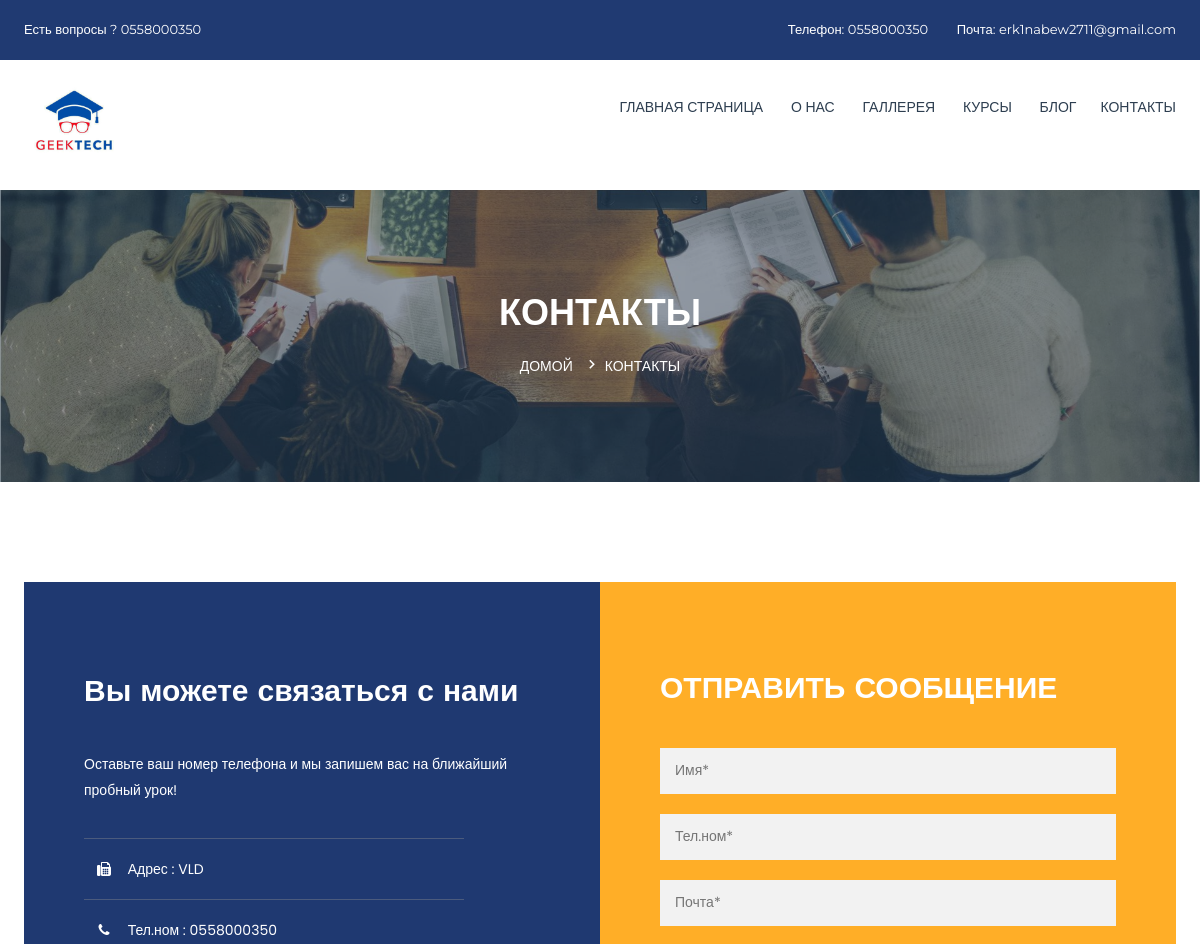
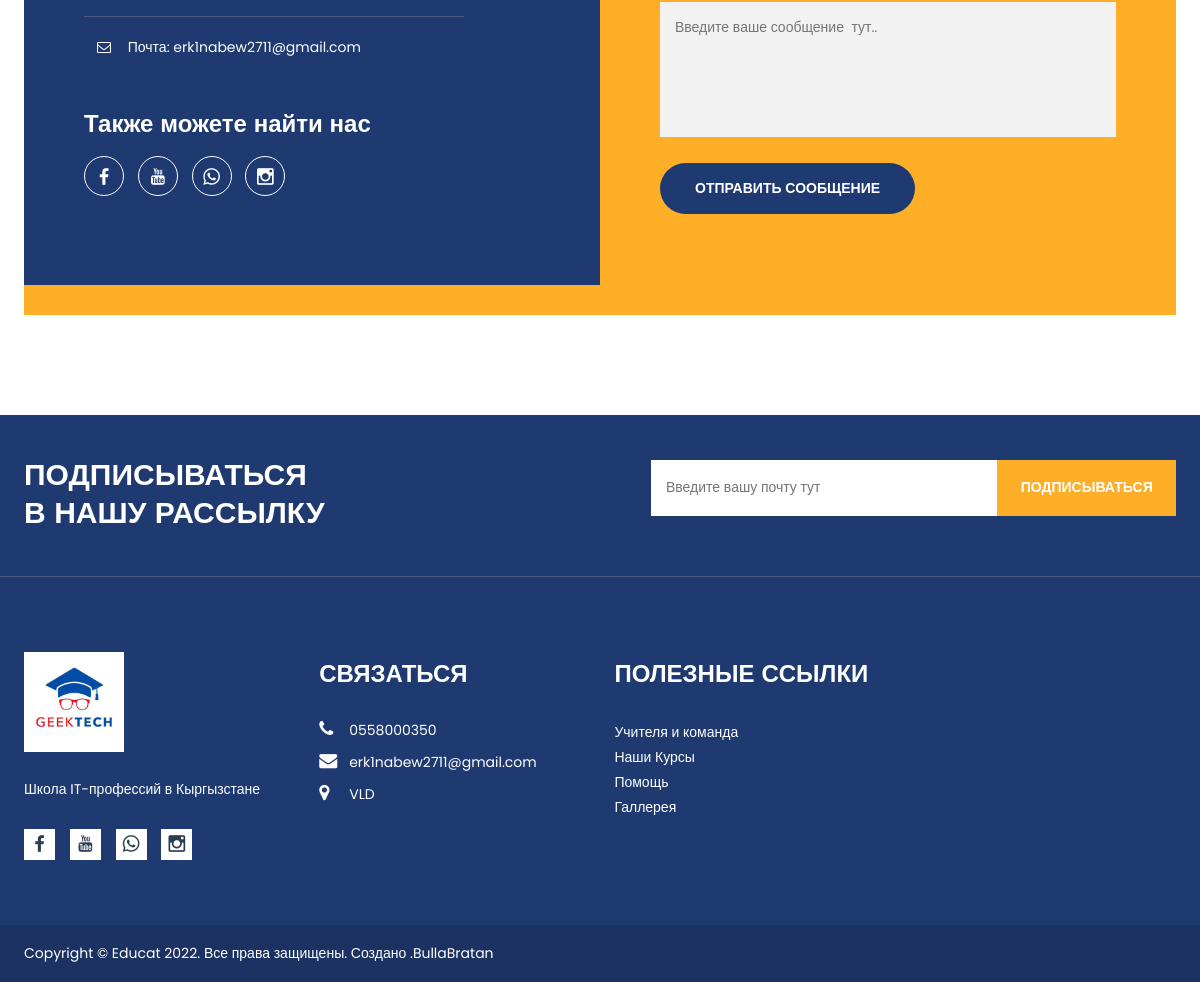
The app's page /contact/, older data (2 pictures, top to bottom).
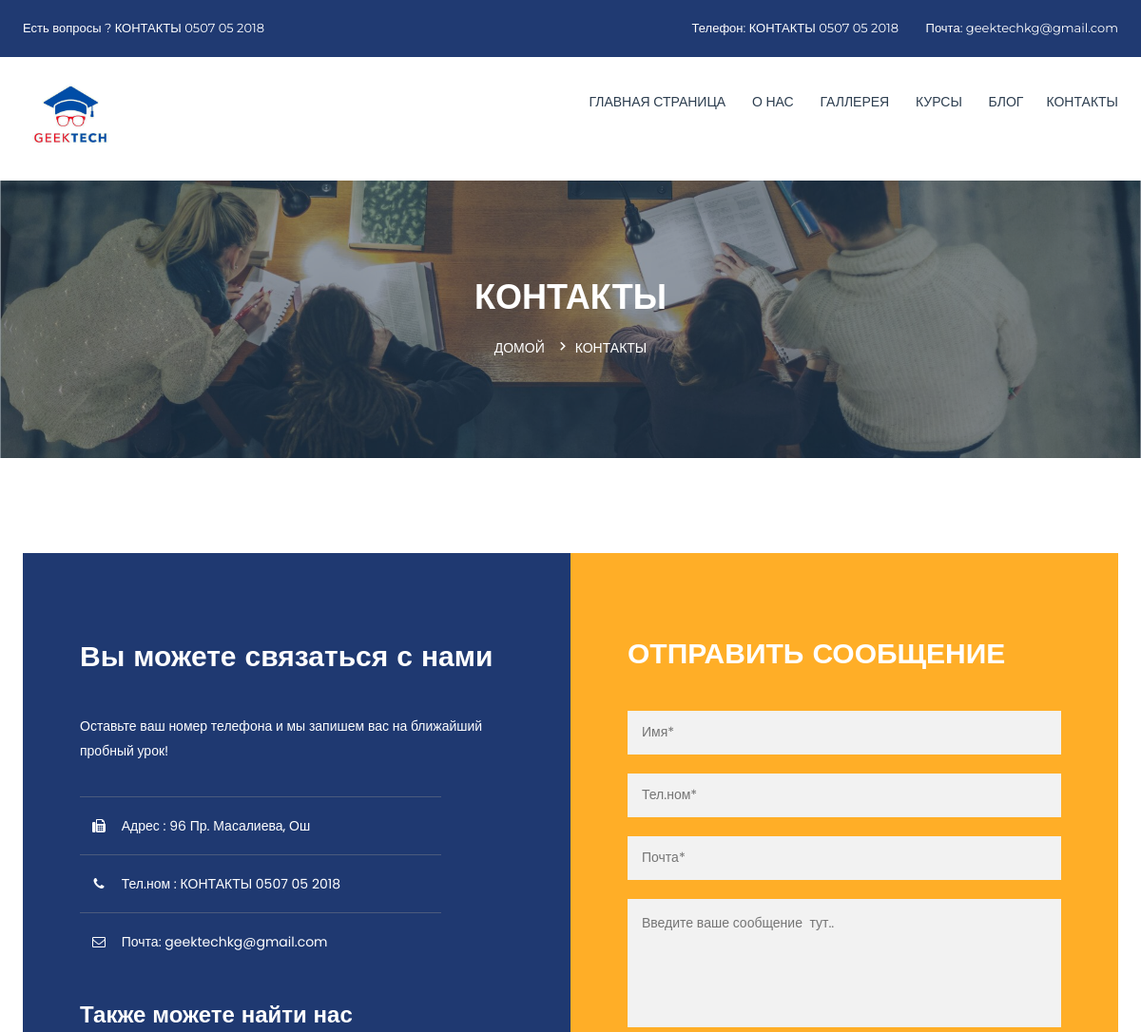
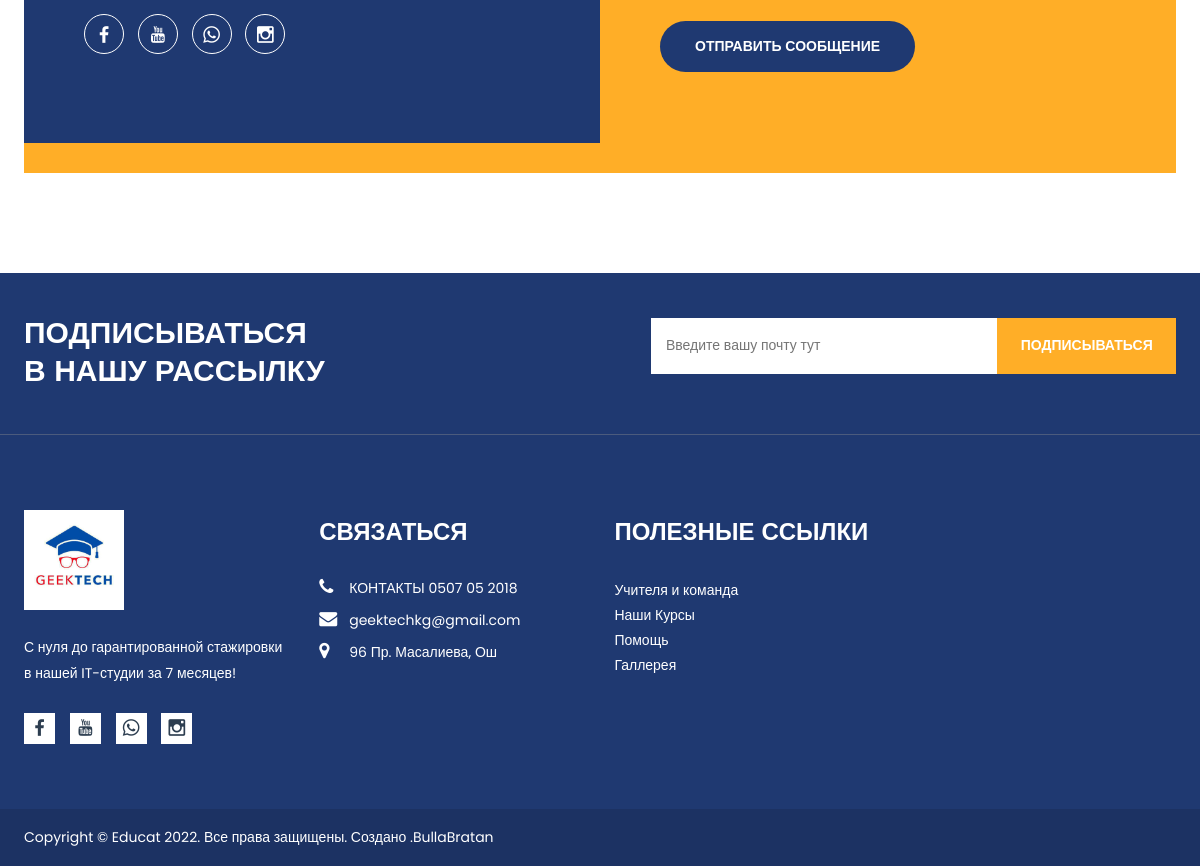
The same page, newer data (2 pictures, top to bottom).
### apps/contacts/models.py (models this page shows, shortened)
class Contacts(models.Model):
    address = models.CharField(
        max_length = 255,
        verbose_name="Адрес: "
    )
    phone = models.CharField(
        max_length=255,
        verbose_name="Тел.ном: "
    )
    email = models.CharField(
        max_length=255,
        verbose_name="Почта: "
    )
    faceebook = models.URLField(
        verbose_name="Facebook",
        blank=True, null=True
    )
    instagram = models.URLField(
        verbose_name="Instagram",
        blank=True, null=True
    )
    youtube = models.URLField(
        verbose_name="YouTube",
        blank=True, null=True
    )
    whatsapp = models.URLField(
        verbose_name="WhatsApp",
        blank=True, null=True
    )
    class Meta:
        verbose_name = "Контакты"
        verbose_name_plural = "Контакты"

### apps/settings/models.py (models this page shows, shortened)
class Settins(models.Model):
    image = models.ImageField(
        upload_to='Site_image',
        verbose_name="Логотип"
    )
    name = models.CharField(
        max_length=255,
        verbose_name="Название сайта"
    )
    description = models.TextField(
        verbose_name="Описание сайта"
    )
    class Meta:
        verbose_name = "Настройки"
        verbose_name_plural = "Настройки"

### apps/contacts/views.py (the view, shortened to what this page needs)
# urls.py: path('contact/', contact, name="contact"),
def contact(request):
    settings = Settins.objects.latest('id')
    contacts = Contacts.objects.latest('id')
    context = {
        'settings': settings,
        'contacts': contacts,
    }
    return render(request, 'contact.html', context)

### templates/contact.html (shortened to what the changed rows need)
{% extends 'homepage.html'%}
{%load static %}
{%block content%}
                {% include 'header.html'%}
                <div class="breadcrumb-banner-area">
                    <div class="container">
                        <div class="row">
                            <div class="col-md-12">
                                <div class="breadcrumb-text">
                                    <h1 class="text-center">Контакты</h1>
                                </div>
                            </div>
                        </div>
                    </div>
                </div>
                <div class="contact-area pt-100 pb-100">
                    <div class="container">
                        <div class="row g-0">
                           <div class="col-md-12 col-lg-6 blue-bg">
                                <div class="edubuzz-address">
                                    <h2 class="contact-title">Вы можете связаться с нами</h2>
                                    <ul>
                                        <li><i class="fa fa-fax"></i> Адрес : {{contacts.address}}</li>
                                        <li><i class="fa fa-phone"></i> Тел.ном : {{contacts.phone}}</li>
                                        <li><i class="fa fa-envelope-o"></i> Почта: {{contacts.email}}</li>
                                    </ul>
                                </div>
                            </div>
                           <div class="col-md-12 col-lg-6 yellow-bg">
                                <div class="contact-form-wrap">
                                    <h2 class="contact-title">ОТПРАВИТЬ СООБЩЕНИЕ</h2>
                                </div>
                            </div>
                        </div>
                    </div>
                </div>
                {% include 'footer.html'%}
{%endblock%}

### templates/header.html (shortened to what this page needs)
{%load static%}
<header>
    <div class="header-top">
        <div class="container">
            <div class="row">
                <div class="col-lg-7 col-md-6 col-12">
                    <span>Есть вопросы ? {{contacts.phone}}</span>
                </div>
                <div class="col-lg-5 col-md-6 col-12">
                    <div class="header-top-right">
                        <span>Телефон: {{contacts.phone}}</span>
                        <span>Почта: {{contacts.email}}</span>
                    </div>
                </div>
            </div>
        </div>
    </div>
    <div class="header-logo-menu sticker">
        <div class="container">
            <div class="row">
                <div class="col-lg-3 col-12">
                    <div class="logo">
                        <a href="{% url 'index'%}"><img src="{{settings.image.url}}" width = '100px' alt="EDUCAT"></a>
                    </div>
                </div>
                <div class="col-lg-9 col-12">
                    <div class="mainmenu-area pull-right">
                        <div class="mainmenu d-none d-lg-block">
                            <nav>
                                <ul id="nav">
                                    <li class="current"><a href="{% url 'index'%}">Главная страница </a>
                                    </li>
                                    <li><a href="{% url 'about'%}">О нас</a></li>
                                    <li><a href="{% url 'gallery'%}">Галлерея</a>
                                    </li>
                                    <li><a href="{% url 'course'%}">Курсы</a>
                                    </li>
                                    <li><a href="{% url 'news'%}">Блог</a>
                                    <li><a href="{% url 'contact'%}">Контакты</a></li>
                                </ul>
                            </nav>
                        </div>
                    </div>
                </div>
            </div>
        </div>
    </div>
</header>

### templates/footer.html (shortened to what this page needs)
{% load static %}
<footer>
    <div class="newsletter-area">
        <div class="container">
            <div class="row">
                <div class="col-lg-5 col-md-5">
                    <div class="newsletter-content">
                        <h3>ПОДПИСЫВАТЬСЯ</h3>
                        <h2>
                            В НАШУ РАССЫЛКУ</h2>
                    </div>
                </div>
                <div class="col-lg-7 col-md-7">
                    <div class="newsletter-form angle">
                        <form method = "POST">
                            <div class="subscribe-form">
                                <input name="email"  placeholder="Введите вашу почту тут">
                                <button name="submit" type="submit">ПОДПИСЫВАТЬСЯ</button>
                            </div>
                        </form>
                    </div>
                </div>
            </div>
        </div>
    </div>
    <div class="footer-widget-area">
        <div class="container">
            <div class="row">
                <div class="col-lg-3 col-md-6">
                    <div class="single-footer-widget">
                        <div class="footer-logo">
                            <a href="{% url 'index'%}"><img src="{{settings.image.url}}" width = "100px"alt=""></a>
                        </div>
                        <p>{{settings.description}}</p>
                        <div class="social-icons">
                            <a href="{{contacts.facebook}}"><i class="zmdi zmdi-facebook"></i></a>
                            <a href="{{contacts.youtube}}"><i class="zmdi zmdi-youtube"></i></a>
                            <a href="{{contacts.whatsapp}}"><i class="zmdi zmdi-whatsapp"></i></a>
                            <a href="{{contacts.instagram}}"><i class="zmdi zmdi-instagram"></i></a>
                        </div>
                    </div>
                </div>
                <div class="col-lg-3 col-md-6">
                    <div class="single-footer-widget">
                        <h3>СВЯЗАТЬСЯ</h3>
                        <a href="tel:555-555-1212"><i class="fa fa-phone"></i>{{contacts.phone}}</a>
                        <span><i class="fa fa-envelope"></i>{{contacts.email}}</span>
                        <span><i class="fa fa-map-marker"></i>{{contacts.address}}</span>
                    </div>
                </div>
                <div class="col-lg-3 col-md-6">
                    <div class="single-footer-widget">
                        <h3>Полезные Ссылки </h3>
                        <ul class="footer-list">
                            <li><a href="{% url 'about'%}">Учителя и команда </a></li>
                            <li><a href="{% url 'course'%}">Наши  Курсы</a></li>
                            <li><a href="{% url 'contact'%}">Помощь</a></li>
                            <li><a href="{%url 'gallery'%}">Галлерея </a></li>
                        </ul>
                    </div>
                </div>
            </div>
        </div>
    </div>
    <div class="footer-area">
        <div class="container">
            <div class="row">
                <div class="col-lg-6 col-md-7 col-12">
                    <span>Copyright &copy; Educat 2022. Все права защищены. Создано .<a href="https://github.com/Nurbolottop">BullaBratan</a></span>
                </div>
                <div class="col-lg-6 col-md-5 col-12">
                </div>
            </div>
        </div>
    </div>
</footer>

Row changes from the older to the newer data that the page shows:
changed Contacts: phone "0558000350" → "КОНТАКТЫ 0507 05 2018"; email "erk1nabew2711@gmail.com" → "geektechkg@gmail.com"; address "VLD" → "96 Пр. Масалиева, Ош"
changed Settins: description "Школа IT-профессий в Кыргызстане" → "С нуля до гарантированной стажировки в нашей IT-студии за 7 месяцев!"
